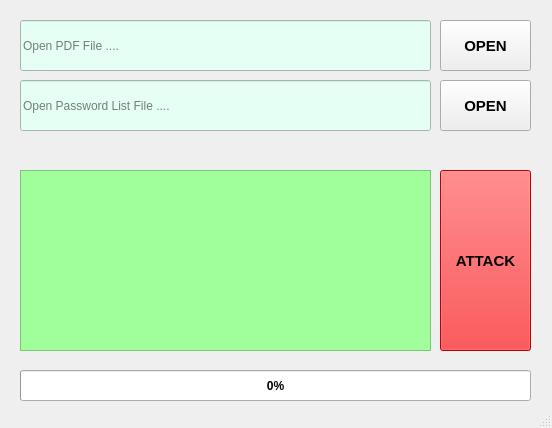
<?xml version="1.0" encoding="UTF-8"?>
<ui version="4.0">
 <class>MainWindow</class>
 <widget class="QMainWindow" name="MainWindow">
  <property name="geometry">
   <rect>
    <x>0</x>
    <y>0</y>
    <width>552</width>
    <height>428</height>
   </rect>
  </property>
  <property name="windowTitle">
   <string>MainWindow</string>
  </property>
  <widget class="QWidget" name="centralwidget">
   <widget class="QPushButton" name="open1">
    <property name="geometry">
     <rect>
      <x>440</x>
      <y>20</y>
      <width>91</width>
      <height>51</height>
     </rect>
    </property>
    <property name="font">
     <font>
      <pointsize>11</pointsize>
      <weight>75</weight>
      <bold>true</bold>
     </font>
    </property>
    <property name="text">
     <string>OPEN</string>
    </property>
   </widget>
   <widget class="QLineEdit" name="entry1">
    <property name="geometry">
     <rect>
      <x>20</x>
      <y>20</y>
      <width>411</width>
      <height>51</height>
     </rect>
    </property>
    <property name="styleSheet">
     <string notr="true">background : rgb(230, 255, 245)</string>
    </property>
    <property name="placeholderText">
     <string>Open PDF File ....</string>
    </property>
   </widget>
   <widget class="QPushButton" name="open2">
    <property name="geometry">
     <rect>
      <x>440</x>
      <y>80</y>
      <width>91</width>
      <height>51</height>
     </rect>
    </property>
    <property name="font">
     <font>
      <pointsize>11</pointsize>
      <weight>75</weight>
      <bold>true</bold>
     </font>
    </property>
    <property name="text">
     <string>OPEN</string>
    </property>
   </widget>
   <widget class="QLineEdit" name="entry2">
    <property name="geometry">
     <rect>
      <x>20</x>
      <y>80</y>
      <width>411</width>
      <height>51</height>
     </rect>
    </property>
    <property name="styleSheet">
     <string notr="true">background : rgb(230, 255, 245)</string>
    </property>
    <property name="inputMask">
     <string/>
    </property>
    <property name="text">
     <string/>
    </property>
    <property name="placeholderText">
     <string>Open Password List File ....</string>
    </property>
   </widget>
   <widget class="QListWidget" name="passwordListWidget">
    <property name="geometry">
     <rect>
      <x>20</x>
      <y>170</y>
      <width>411</width>
      <height>181</height>
     </rect>
    </property>
    <property name="styleSheet">
     <string notr="true">background : rgb(160, 255, 155)</string>
    </property>
   </widget>
   <widget class="QPushButton" name="attackButton">
    <property name="geometry">
     <rect>
      <x>440</x>
      <y>170</y>
      <width>91</width>
      <height>181</height>
     </rect>
    </property>
    <property name="font">
     <font>
      <pointsize>11</pointsize>
      <weight>75</weight>
      <bold>true</bold>
     </font>
    </property>
    <property name="styleSheet">
     <string notr="true">background : rgb(255, 0, 4)</string>
    </property>
    <property name="text">
     <string>ATTACK</string>
    </property>
   </widget>
   <widget class="QProgressBar" name="progressBar">
    <property name="enabled">
     <bool>true</bool>
    </property>
    <property name="geometry">
     <rect>
      <x>20</x>
      <y>370</y>
      <width>511</width>
      <height>31</height>
     </rect>
    </property>
    <property name="font">
     <font>
      <weight>75</weight>
      <bold>true</bold>
     </font>
    </property>
    <property name="cursor">
     <cursorShape>ArrowCursor</cursorShape>
    </property>
    <property name="value">
     <number>0</number>
    </property>
   </widget>
   <widget class="QLabel" name="label">
    <property name="enabled">
     <bool>true</bool>
    </property>
    <property name="geometry">
     <rect>
      <x>20</x>
      <y>140</y>
      <width>501</width>
      <height>19</height>
     </rect>
    </property>
    <property name="font">
     <font>
      <pointsize>11</pointsize>
      <weight>75</weight>
      <bold>true</bold>
      <strikeout>false</strikeout>
     </font>
    </property>
    <property name="text">
     <string/>
    </property>
    <property name="textFormat">
     <enum>Qt::AutoText</enum>
    </property>
   </widget>
  </widget>
  <widget class="QStatusBar" name="statusbar"/>
 </widget>
 <resources/>
 <connections/>
</ui>
